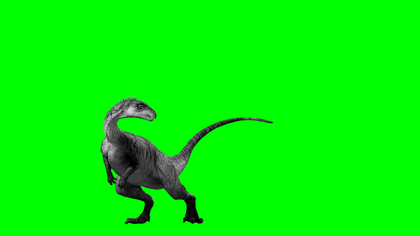
%> input picture Project 2/Object.png, 420 x 236 px, shrunk from 1024 x 576 before the run
$ octave Task2.m   (GNU Octave 9; MATLAB toolbox functions it lacks are replaced by stand-ins)
%> lines starting %> are read from the running program, lines starting %| are printed output that depends on the picture; in (x1, y1, x2, y2) boxes, pixels count from 0 and x2, y2 are one past the last pixel; in counts of white or black regions, pixels touching at a corner belong together; the program's own positions count from 1
%{
M20 - Introduction to Computer Programming with MATLAB
Instructor: Prof. Enrique López Droguett, Ph.D.
Teacher Assistants: M. Fidansoy, G. San Martín, M. Pishahang, V. Vela.
Fall 2023 – UCLA
Student: Alex Lie
UCLA ID: 905901892
Task 2: Green-Screen graphics
%}

%Beginning of code
clear
close
clc

%Part a: Read and show images
img1=imread('Object.png'); %Dinosaur image
%> img1 is the input picture: size 236x420x3 uint8; mean R, G, B 4.2, 243, 4.2
img2=imread('Background.jpg'); %Scenic background image
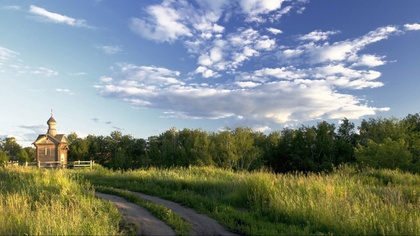
%> input picture Project 2/Background.jpg, 420 x 236 px, shrunk from 1024 x 576 before the run
%> img2 is the input picture: size 236x420x3 uint8; mean R, G, B 125.1, 135.6, 131.4
figure;
imshow(img1);
figure;
imshow(img2);

%Part b: Histograms for red, green, and blue channels
colors = ["Red", "Green", "Blue"]; %Colors in "RGB"
figure;
%Creating all 3 histograms for each color
for i=1:3
    subplot(3,1,i);
    histogram(img1(:,:,i));
    title(strcat('Object Image: ',colors(i), ' Channel'));
end
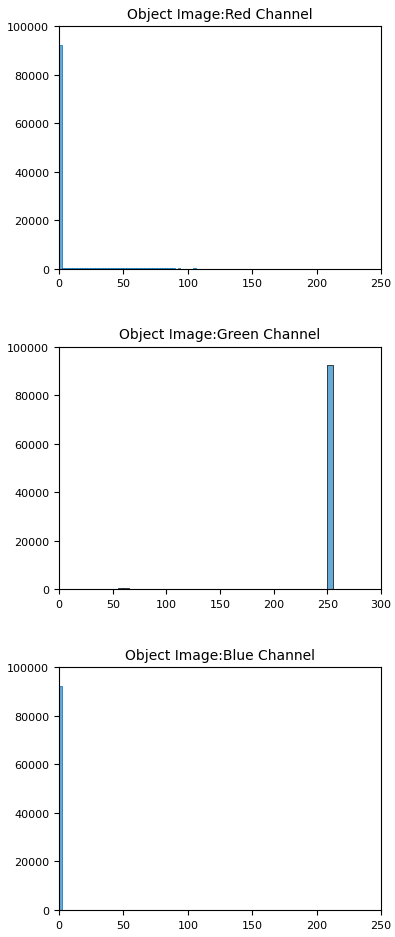
%> figure redrawn from the program's plot data, 3 panels; panel 1: tallest bar 92371 high, from x = 0 to 2; panel 2: tallest bar 92384 high, from x = 250 to 255; panel 3: tallest bar 92371 high, from x = 0 to 2

%Part c: Replace green screen
%Iterating through every pixel on the object image
for x=1:height(img1)
    for y=1:width(img1)
        if ~(img1(x,y,1) < 100 && img1(x,y,2) > 100 && img1(x,y,3)<100) %If it is not a green screen pixel
            img2(x,y,1)=img1(x,y,1); %Set red pixel value in background image to correpsonding one from object image
            img2(x,y,2)=img1(x,y,2); %Set green pixel value in background image to correpsonding one from object image
            img2(x,y,3)=img1(x,y,3); %Set green pixel value in background image to correpsonding one from object image
        end
    end
end
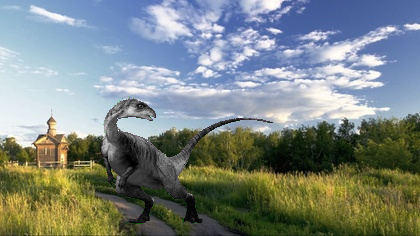
%> img2: size 236x420x3 uint8; 6.09% of pixels changed, all inside (x1, y1, x2, y2) = (101, 96, 273, 224)
%Display the result of the green-screen effect
figure;
imshow(img2);

%{
Copyright Acknowledgement:
The images of Task 2 are downloaded from:
• https://www.pngfind.com/
• https://www.geeksforgeeks.org/
%}
